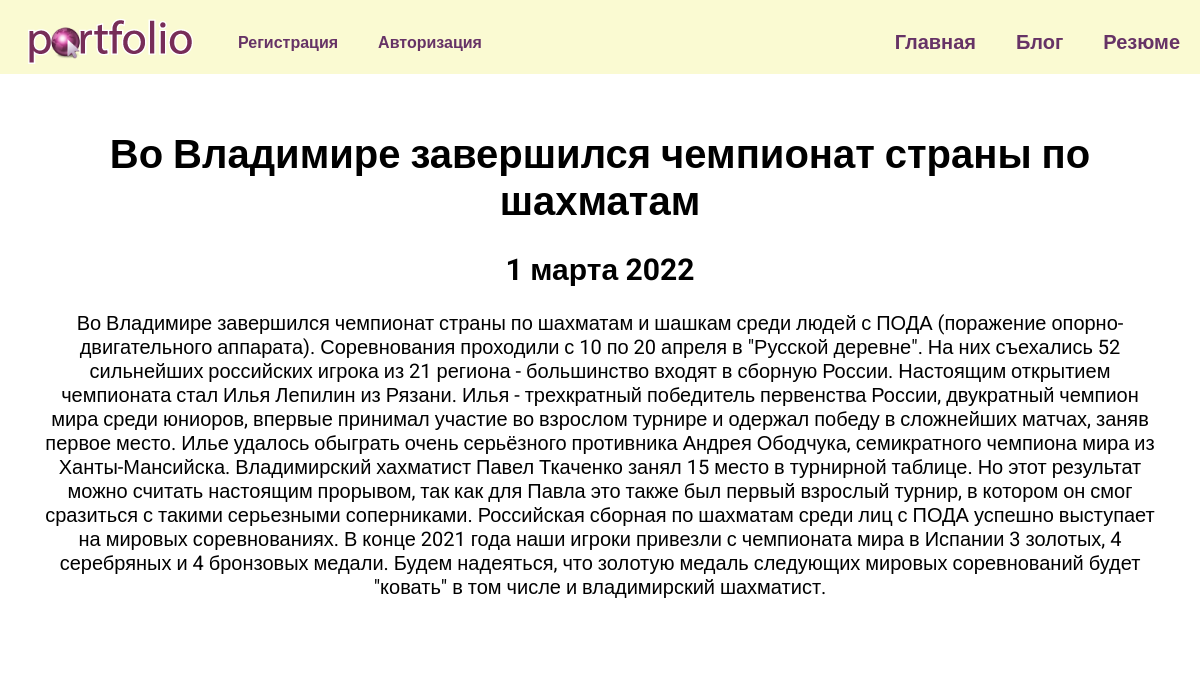
Screenshot of /bl/1 with the database file from the repository.
### bl/models.py (models this page shows, shortened)
class Bl(models.Model):
    title = models.CharField(max_length=200)
    description = models.TextField()
    date = models.DateField()

### bl/views.py (the view)
# urls.py: path('<int:blog_id>', views.detail, name='detail')
def detail(request, blog_id):
    blog = get_object_or_404(Bl, pk=blog_id)
    return render(request, 'bl/detail.html', {'blog': blog})

### bl/templates/bl/detail.html
{% extends 'CityVladimir/base.html' %}
{% block content %}
<div class="detail">
    <h1>{{blog.title}}</h1>
    <h2>{{blog.date|date:'j E Y'}}</h2>
    {{blog.description|safe}}
</div>
{% endblock %}

### CityVladimir/static/css/style.css (style rules this page uses)
body { background-color: #ffffff; font-family: 'Roboto', sans-serif; padding: 0; margin: 0; }
.detail { background-color: white; padding: 20px 20px 60px 20px; }

### rows the page displays
Bl: title "Во Владимире завершился чемпионат страны по шахматам", date "1 марта 2022", description "Во Владимире завершился чемпионат страны по шахматам и шашкам среди людей с ПОДА (поражение опорно-двигательного аппарата). Соревнования проходили с 10 по 20 апреля в \"Русской деревне\". На них съехались 52 сильнейших российских игрока из 21 региона - большинство входят в сборную России. Настоящим открытием чемпионата стал Илья Лепилин из Рязани. Илья - трехкратный победитель первенства России, двукратный чемпион мира среди юниоров, впервые принимал участие во взрослом турнире и одержал победу в сложнейших матчах, заняв первое место. Илье удалось обыграть очень серьёзного противника Андрея Ободчука, семикратного чемпиона мира из Ханты-Мансийска. Владимирский хахматист Павел Ткаченко занял 15…"
